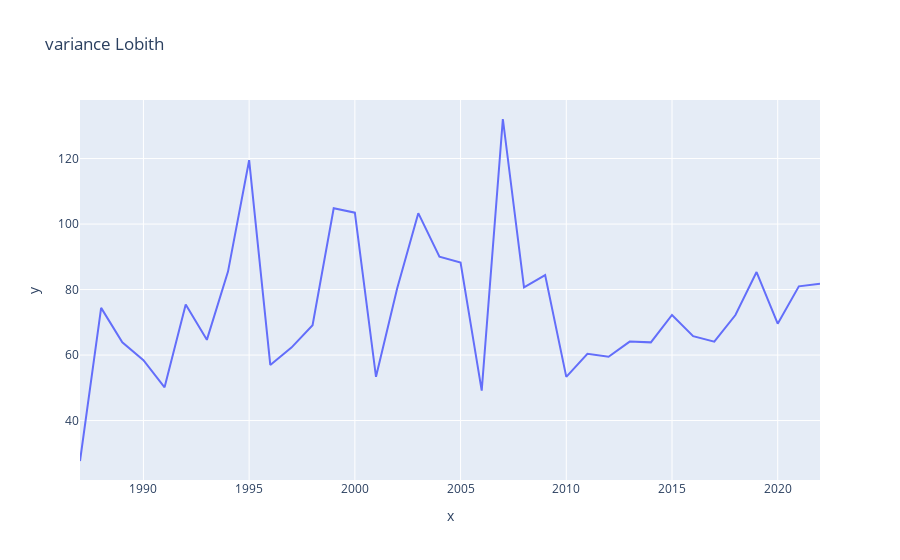

The notebook cell saved with this chart:
### Code cell
#plot variance Lobith
x = year_number
y = variance_list_Lobith

fig = px.line(dataLobith, title = 'variance Lobith', x = year_number, y = variance_list_Lobith)
fig.show()

### Figure 1 — Plotly figure (JSON) as saved in the notebook; plotly's stock layout.template omitted (floating-point values rounded to 4 significant figures)
{"data": [{"hovertemplate": "x=%{x}<br>y=%{y}<extra></extra>", "legendgroup": "", "line": {"color": "#636efa", "dash": "solid"}, "marker": {"symbol": "circle"}, "mode": "lines", "name": "", "orientation": "v", "showlegend": false, "type": "scatter", "x": [1987, 1988, 1989, 1990, 1991, 1992, 1993, 1994, 1995, 1996, 1997, 1998, 1999, 2000, 2001, 2002, 2003, 2004, 2005, 2006, 2007, 2008, 2009, 2010, 2011, 2012, 2013, 2014, 2015, 2016, 2017, 2018, 2019, 2020, 2021, 2022], "xaxis": "x", "y": [27.65, 74.41, 63.87, 58.45, 50.15, 75.42, 64.64, 85.49, 119.5, 56.97, 62.27, 69.09, 104.8, 103.5, 53.37, 80.35, 103.3, 90.01, 88.21, 49.13, 132.1, 80.68, 84.43, 53.32, 60.39, 59.48, 64.11, 63.88, 72.23, 65.78, 64.1, 72.23, 85.35, 69.58, 80.97, 81.74], "yaxis": "y"}], "layout": {"legend": {"tracegroupgap": 0}, "title": {"text": "variance Lobith"}, "xaxis": {"anchor": "y", "domain": [0, 1], "title": {"text": "x"}}, "yaxis": {"anchor": "x", "domain": [0, 1], "title": {"text": "y"}}}}
